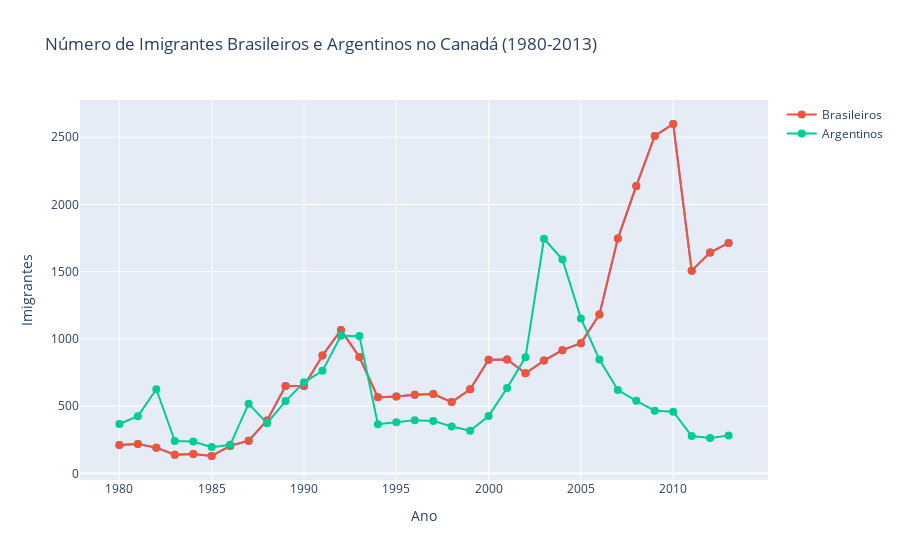

The notebook cell saved with this chart:
### Code cell
fig = px.line(dados_brasil, x='Ano', y='Imigrantes', 
              title='Número de Imigrantes Brasileiros e Argentinos no Canadá (1980-2013)',
              markers=True)
fig.add_scatter(x=dados_brasil['Ano'], y=dados_brasil['Imigrantes'], mode='lines+markers', name='Brasileiros')
fig.add_scatter(x=dados_argentina['Ano'], y=dados_argentina['Imigrantes'], mode='lines+markers', name='Argentinos')
fig.update_traces(marker=dict(size=8))
fig.update_xaxes(tickmode='linear', tick0=1980, dtick=5, title='Ano')
fig.update_yaxes(title='Imigrantes')
fig.show()

### Figure 1 — Plotly figure (JSON) as saved in the notebook; plotly's stock layout.template omitted (floating-point values rounded to 4 significant figures)
{"data": [{"hovertemplate": "Ano=%{x}<br>Imigrantes=%{y}<extra></extra>", "legendgroup": "", "line": {"color": "#636efa", "dash": "solid"}, "marker": {"size": 8, "symbol": "circle"}, "mode": "lines+markers", "name": "", "orientation": "v", "showlegend": false, "type": "scatter", "x": ["1980", "1981", "1982", "1983", "1984", "1985", "1986", "1987", "1988", "1989", "1990", "1991", "1992", "1993", "1994", "1995", "1996", "1997", "1998", "1999", "2000", "2001", "2002", "2003", "2004", "2005", "2006", "2007", "2008", "2009", "2010", "2011", "2012", "2013"], "xaxis": "x", "y": [211, 220, 192, 139, 145, 130, 205, 244, 394, 650, 650, 877, 1066, 866, 566, 572, 586, 591, 531, 626, 845, 847, 745, 839, 917, 969, 1181, 1746, 2138, 2509, 2598, 1508, 1642, 1714], "yaxis": "y"}, {"marker": {"size": 8}, "mode": "lines+markers", "name": "Brasileiros", "type": "scatter", "x": ["1980", "1981", "1982", "1983", "1984", "1985", "1986", "1987", "1988", "1989", "1990", "1991", "1992", "1993", "1994", "1995", "1996", "1997", "1998", "1999", "2000", "2001", "2002", "2003", "2004", "2005", "2006", "2007", "2008", "2009", "2010", "2011", "2012", "2013"], "y": [211, 220, 192, 139, 145, 130, 205, 244, 394, 650, 650, 877, 1066, 866, 566, 572, 586, 591, 531, 626, 845, 847, 745, 839, 917, 969, 1181, 1746, 2138, 2509, 2598, 1508, 1642, 1714]}, {"marker": {"size": 8}, "mode": "lines+markers", "name": "Argentinos", "type": "scatter", "x": ["1980", "1981", "1982", "1983", "1984", "1985", "1986", "1987", "1988", "1989", "1990", "1991", "1992", "1993", "1994", "1995", "1996", "1997", "1998", "1999", "2000", "2001", "2002", "2003", "2004", "2005", "2006", "2007", "2008", "2009", "2010", "2011", "2012", "2013"], "y": [368, 426, 626, 241, 237, 196, 213, 519, 374, 538, 678, 763, 1023, 1022, 366, 380, 396, 391, 349, 318, 427, 635, 865, 1745, 1591, 1153, 847, 620, 540, 467, 459, 278, 263, 282]}], "layout": {"legend": {"tracegroupgap": 0}, "title": {"text": "Número de Imigrantes Brasileiros e Argentinos no Canadá (1980-2013)"}, "xaxis": {"anchor": "y", "domain": [0, 1], "dtick": 5, "tick0": 1980, "tickmode": "linear", "title": {"text": "Ano"}}, "yaxis": {"anchor": "x", "domain": [0, 1], "title": {"text": "Imigrantes"}}}}
